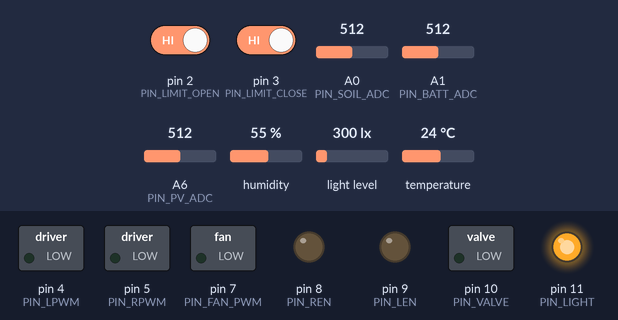
Bench run of a sketch on a simulated Arduino Nano, built with avr-gcc and run on an emulated ATmega328P. On the bench: switched loads named in the sketch (green lamp = pin HIGH), output pins drawn as LEDs (lit = HIGH). The inputs (shaded band) are chosen by the test bench; at power-on: humidity 55 %, pin 2 (PIN_LIMIT_OPEN) HIGH, temperature 24 °C, light level 300 lx, pin 3 (PIN_LIMIT_CLOSE) HIGH, A0 (PIN_SOIL_ADC) = 512, A1 (PIN_BATT_ADC) = 512, A6 (PIN_PV_ADC) = 512. What the sketch prints to the serial monitor is not drawn.

Above: at 1.2 s.
1.3 s: humidity set to 84 %
5.5 s: humidity set to 87 %
At 7.5 s:
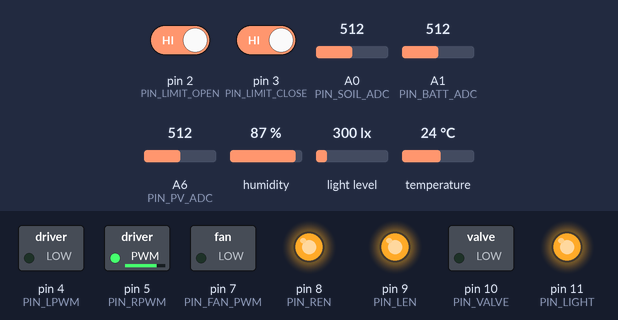
8.1 s: pin 2 (PIN_LIMIT_OPEN) driven LOW
At 9.5 s:
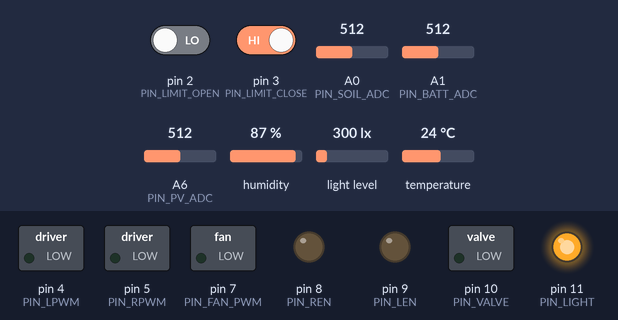
11.5 s: temperature set to 25 °C
At 14.3 s:
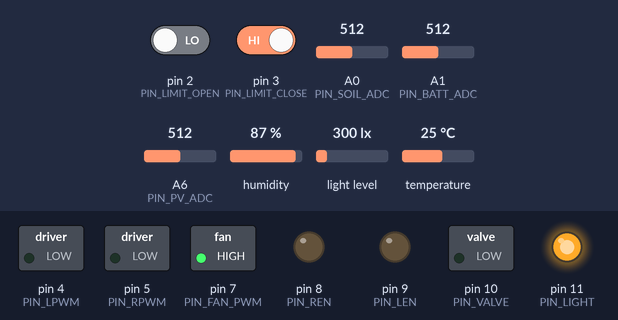
14.8 s: light level set to 983 lx
16.3 s: light level set to 1024 lx
Timing chart, 0 to 19.3 s (numbered marks = the images above; inputs shaded):
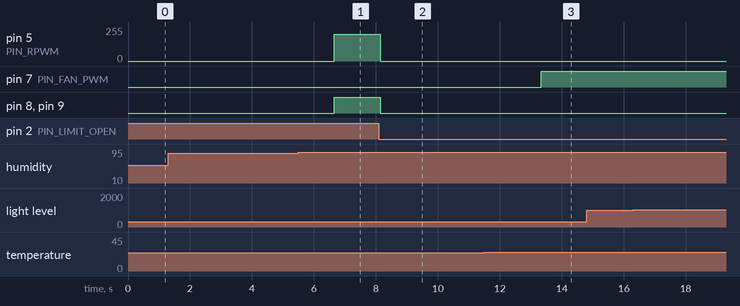

The sketch:

Smart_Greenhouse_Sketch_Updated.ino
```cpp
/*
  Smart Greenhouse for ATmega32A

  CONFIGURED FOR: 1x DHT22 (we can scale later)
  - Add command set and original telemetry fields for Node-RED compatibility
  - Adds PV panel/controller PV input voltage measurement on A6: pv_v, pv_present
  - Adds ECO mode after 30s sustained LOW_BATT && pv_present=0: eco_mode + PV_MISSING fault bit
  - Adds time-based louvre position estimate 0–100%: louvre_pos_pct (calibrate FULL_TRAVEL_MS)

  AUTO Logic (PDR guide):
    - Open louvre if Temp > 85°F OR RH > 85%
    - Close louvre if Temp < (65°F - hyst) AND RH < (85% - hyst)

  IMPORTANT:
    - ATmega32A Arduino pin mapping assumed:
      D0..D7=PD0..PD7, D8..D15=PB0..PB7, D16..D23=PC0..PC7, A0..A7=PA0..PA7.
    - DHT22 minimum interval is 2 seconds.
*/

#include <Wire.h>
#include <BH1750.h>
#include <DHT.h>
#include <math.h>

// --------------------------- Pin Map (ATmega32A) ---------------------------
// UART: Serial uses D0/D1 automatically (PD0/PD1)

#define PIN_DHT         12      // PB4 (original)
#define PIN_SOIL_ADC    A0      // PA0/ADC0 (original)
#define PIN_BATT_ADC    A1      // PA1/ADC1 (original)
#define PIN_PV_ADC      A6      // PA6/ADC6 (new PV sense)

// I2C pins are core-defined; typical ATmega32 cores:
// SCL = PC0 (D16), SDA = PC1 (D17)

// BTS7960 (original)
#define PIN_RPWM        5       // PD5 PWM (OC1A)
#define PIN_LPWM        4       // PD4 PWM (may be OC1B in some cores; verify PWM support)
#define PIN_REN         8       // PB0
#define PIN_LEN         9       // PB1

// Limit switches (active LOW w/ pullups) (original)
#define PIN_LIMIT_OPEN  2       // PD2 / INT0
#define PIN_LIMIT_CLOSE 3       // PD3 / INT1

// Outputs (original)
#define PIN_VALVE       10      // PB2
#define PIN_LIGHT       11      // PB3 (used as on/off here)
#define PIN_FAN_PWM     7       // PD7 (PWM only if your core supports; else will behave as on/off)

// --------------------------- Control thresholds (PDR) ---------------------------
float TEMP_OPEN_F  = 85.0;
float TEMP_CLOSE_F = 65.0;
float RH_OPEN_PCT  = 85.0;

// Hysteresis
float TEMP_HYST_F = 2.0;
float RH_HYST_PCT = 3.0;

// Timing
const uint32_t TELEMETRY_MS      = 1000;     // 1 Hz
const uint32_t DHT_MIN_MS        = 2200;     // >=2s
const uint32_t FROZEN_WINDOW_MS  = 60000;    // 60s
const uint32_t LOUVRE_TIMEOUT_MS = 20000;    // 20s
const uint32_t UI_HEARTBEAT_MS   = 15000;    // 15s

// ECO / PV fault timing (requested 30s)
const uint32_t ECO_DELAY_MS      = 30000;    // 30s sustained low batt + no PV

// Actuator PWM
const uint8_t LOUVRE_PWM = 200;  // 0..255

// Louvre position estimate (time-based) — calibrate!
uint32_t FULL_TRAVEL_MS = 12000; // ms close->open

// Soil calibration (tune later)
int SOIL_DRY_RAW = 780;
int SOIL_WET_RAW = 380;

// ADC reference
float ADC_VREF = 5.0;

// Battery divider calibration (tune later)
float BATT_DIVIDER_RATIO = 4.0;
float LOW_BATT_V = 11.2;

// PV divider calibration (R1=150k, R2=22k => ~7.82)
float PV_DIVIDER_RATIO = 7.82;
float PV_PRESENT_V = 10.0;

// --------------------------- Devices ---------------------------
#define DHTTYPE DHT22
DHT dht(PIN_DHT, DHTTYPE);
BH1750 luxSensor;

// --------------------------- States ---------------------------
enum Mode : uint8_t { MODE_AUTO=0, MODE_MANUAL=1 };
Mode mode = MODE_AUTO;

enum LouvreState : uint8_t {
  L_UNKNOWN=0, L_OPEN=1, L_CLOSED=2, L_OPENING=3, L_CLOSING=4, L_FAULT=5
};
LouvreState louvreState = L_UNKNOWN;

enum FaultBits {
  F_SENSOR_FAIL    = 1 << 0,
  F_SOIL_OOR       = 1 << 1,
  F_LOUVRE_TIMEOUT = 1 << 2,
  F_LIMIT_CONFLICT = 1 << 3,
  F_LOW_BATT       = 1 << 4,
  F_FROZEN_SENSOR  = 1 << 5,
  F_COMM_LOSS      = 1 << 6,
  F_PV_MISSING     = 1 << 7   // NEW: eco condition persisted >=30s
};
uint16_t faultBits = 0;

// Measurements
float tempF = NAN, rhPct = NAN;
uint16_t lux = 0;
int soilRaw = 0, soilPct = 0;
float battV = 0.0;

// PV
float pvV = 0.0;
bool  pvPresent = false;

// Outputs
bool valveOn = false;
bool lightOn = true;     // placeholder policy; we can be scheduled later
uint8_t fanPwm = 0;

// Timers
uint32_t lastTeleMs = 0;
uint32_t lastDhtMs  = 0;
uint32_t louvreMoveStartMs = 0;
uint32_t lastUiHeartbeatMs = 0;

// Frozen detection
float lastTempF = NAN, lastRhPct = NAN;
uint32_t lastChangeMs = 0;

// Louvre position estimate tracking
float louvrePosPct = 0.0f;
int8_t louvreDir = 0;          // +1 opening, -1 closing, 0 stopped
uint32_t lastPosUpdateMs = 0;

// ECO timer
uint32_t ecoStartMs = 0;

// --------------------------- Helpers ---------------------------
static bool limitOpenActive()  { return digitalRead(PIN_LIMIT_OPEN)  == LOW; }
static bool limitCloseActive() { return digitalRead(PIN_LIMIT_CLOSE) == LOW; }

static int clampInt(int v, int lo, int hi) { return (v<lo)?lo : (v>hi)?hi : v; }
static float clampFloat(float v, float lo, float hi) { return (v<lo)?lo : (v>hi)?hi : v; }

static int mapSoilRawToPct(int raw) {
  if (SOIL_DRY_RAW == SOIL_WET_RAW) return 0;
  long pct;
  if (SOIL_DRY_RAW > SOIL_WET_RAW) {
    pct = (long)(SOIL_DRY_RAW - raw) * 100L / (long)(SOIL_DRY_RAW - SOIL_WET_RAW);
  } else {
    pct = (long)(raw - SOIL_DRY_RAW) * 100L / (long)(SOIL_WET_RAW - SOIL_DRY_RAW);
  }
  return clampInt((int)pct, 0, 100);
}

static int readAnalogAvg(uint8_t pin, uint8_t n=8) {
  long s=0;
  for (uint8_t i=0;i<n;i++) { s += analogRead(pin); delay(2); }
  return (int)(s/n);
}

static void btsStop() {
  analogWrite(PIN_RPWM, 0);
  analogWrite(PIN_LPWM, 0);
  digitalWrite(PIN_REN, LOW);
  digitalWrite(PIN_LEN, LOW);
  louvreDir = 0;
}

static void btsOpen(uint8_t pwm) {
  digitalWrite(PIN_REN, HIGH);
  digitalWrite(PIN_LEN, HIGH);
  analogWrite(PIN_LPWM, 0);
  analogWrite(PIN_RPWM, pwm);
  louvreDir = +1;
}

static void btsClose(uint8_t pwm) {
  digitalWrite(PIN_REN, HIGH);
  digitalWrite(PIN_LEN, HIGH);
  analogWrite(PIN_RPWM, 0);
  analogWrite(PIN_LPWM, pwm);
  louvreDir = -1;
}

static void updateCommsLoss() {
  uint32_t now = millis();
  if (now - lastUiHeartbeatMs > UI_HEARTBEAT_MS) faultBits |= F_COMM_LOSS;
  else faultBits &= ~F_COMM_LOSS;
}

// --------------------------- PV + ECO ---------------------------
static void updateSolarPanel() {
  int pvRaw = readAnalogAvg(PIN_PV_ADC, 8);
  pvV = (float)pvRaw * (ADC_VREF / 1023.0f) * PV_DIVIDER_RATIO;
  pvPresent = (pvV > PV_PRESENT_V);
}

static bool ecoConditionRaw() {
  return ((faultBits & F_LOW_BATT) && !pvPresent);
}

static bool ecoModeActive() {
  return (ecoStartMs != 0 && (millis() - ecoStartMs) >= ECO_DELAY_MS);
}

static void updateEcoTimersAndFault() {
  uint32_t now = millis();
  if (ecoConditionRaw()) {
    if (ecoStartMs == 0) ecoStartMs = now;
  } else {
    ecoStartMs = 0;
    faultBits &= ~F_PV_MISSING;
    return;
  }
  if (ecoModeActive()) faultBits |= F_PV_MISSING;
}

// --------------------------- Louvre position estimate ---------------------------
static void updateLouvrePositionEstimate() {
  uint32_t now = millis();
  if (lastPosUpdateMs == 0) lastPosUpdateMs = now;

  // Hard truth from limit switches
  if (limitCloseActive() && !limitOpenActive()) { louvrePosPct = 0.0f; return; }
  if (limitOpenActive() && !limitCloseActive()) { louvrePosPct = 100.0f; return; }

  if (louvreDir == 0) { lastPosUpdateMs = now; return; }

  uint32_t dt = now - lastPosUpdateMs;
  lastPosUpdateMs = now;

  if (FULL_TRAVEL_MS < 1000) FULL_TRAVEL_MS = 1000;

  float deltaPct = (100.0f * (float)dt) / (float)FULL_TRAVEL_MS;
  if (louvreDir > 0) louvrePosPct += deltaPct;
  else               louvrePosPct -= deltaPct;

  louvrePosPct = clampFloat(louvrePosPct, 0.0f, 100.0f);
}

// --------------------------- Measurements ---------------------------
static void updateLux() {
  lux = (uint16_t)luxSensor.readLightLevel();
}

static void updateSoilAndBattery() {
  soilRaw = readAnalogAvg(PIN_SOIL_ADC, 8);
  if (soilRaw < 0 || soilRaw > 1023) faultBits |= F_SOIL_OOR;
  soilPct = mapSoilRawToPct(soilRaw);

  int battRaw = readAnalogAvg(PIN_BATT_ADC, 8);
  battV = (float)battRaw * (ADC_VREF / 1023.0f) * BATT_DIVIDER_RATIO;
  if (battV > 0.5f && battV < LOW_BATT_V) faultBits |= F_LOW_BATT;
  else faultBits &= ~F_LOW_BATT;
}

static void updateDht() {
  uint32_t now = millis();
  if (now - lastDhtMs < DHT_MIN_MS) return;
  lastDhtMs = now;

  float h = dht.readHumidity();
  float tC = dht.readTemperature();
  if (isnan(h) || isnan(tC)) {
    faultBits |= F_SENSOR_FAIL;
    return;
  }
  faultBits &= ~F_SENSOR_FAIL;
  rhPct = h;
  tempF = tC * 9.0f/5.0f + 32.0f;
}

static void updateFrozenFault() {
  uint32_t now = millis();
  if (isnan(tempF) || isnan(rhPct)) return;

  if (isnan(lastTempF) || isnan(lastRhPct)) {
    lastTempF = tempF; lastRhPct = rhPct;
    lastChangeMs = now;
    return;
  }

  const float EPS_T = 0.05f;
  const float EPS_H = 0.05f;

  if (fabs(tempF - lastTempF) > EPS_T || fabs(rhPct - lastRhPct) > EPS_H) {
    lastTempF = tempF; lastRhPct = rhPct;
    lastChangeMs = now;
    faultBits &= ~F_FROZEN_SENSOR;
  } else if (now - lastChangeMs >= FROZEN_WINDOW_MS) {
    faultBits |= F_FROZEN_SENSOR;
  }
}

// --------------------------- Control ---------------------------
static void updateLouvreStateFromLimits() {
  if (limitOpenActive() && !limitCloseActive()) louvreState = L_OPEN;
  else if (limitCloseActive() && !limitOpenActive()) louvreState = L_CLOSED;
}

static void autoControlStep() {
  // Hard fault: limit conflict
  if (limitOpenActive() && limitCloseActive()) {
    faultBits |= F_LIMIT_CONFLICT;
    btsStop();
    louvreState = L_FAULT;
    return;
  } else {
    faultBits &= ~F_LIMIT_CONFLICT;
  }

  // Comms loss: hold position (stop motor)
  if (faultBits & F_COMM_LOSS) {
    btsStop();
    return;
  }

  // ECO mode: shed loads and block louvre unless emergency ventilation
  if (ecoModeActive()) {
    valveOn = false;
    lightOn = false;
    fanPwm  = 0;

    bool emergency = (!isnan(tempF) && tempF > (TEMP_OPEN_F + 5.0f)) || (!isnan(rhPct) && rhPct > (RH_OPEN_PCT + 5.0f));
    if (!emergency) {
      btsStop();
      return;
    }
    // emergency ventilation: allow OPEN only
    // (fall through to normal open logic, but never close)
  }

  bool wantOpen = false;
  bool wantClose = false;

  if (!isnan(tempF) && tempF > TEMP_OPEN_F) wantOpen = true;
  if (!isnan(rhPct) && rhPct > RH_OPEN_PCT) wantOpen = true;

  if (!ecoModeActive()) {
    if (!isnan(tempF) && !isnan(rhPct)) {
      if (tempF < (TEMP_CLOSE_F - TEMP_HYST_F) && rhPct < (RH_OPEN_PCT - RH_HYST_PCT)) {
        wantClose = true;
      }
    }
  }

  // Update known state if not moving
  if (louvreState != L_OPENING && louvreState != L_CLOSING) {
    updateLouvreStateFromLimits();
  }

  uint32_t now = millis();

  // Moving monitors
  if (louvreState == L_OPENING) {
    if (limitOpenActive()) { btsStop(); louvreState = L_OPEN; louvrePosPct = 100.0f; }
    else if (now - louvreMoveStartMs > LOUVRE_TIMEOUT_MS) {
      btsStop(); faultBits |= F_LOUVRE_TIMEOUT; louvreState = L_FAULT;
    }
    return;
  }

  if (louvreState == L_CLOSING) {
    if (limitCloseActive()) { btsStop(); louvreState = L_CLOSED; louvrePosPct = 0.0f; }
    else if (now - louvreMoveStartMs > LOUVRE_TIMEOUT_MS) {
      btsStop(); faultBits |= F_LOUVRE_TIMEOUT; louvreState = L_FAULT;
    }
    return;
  }

  // Command new motion
  if (wantOpen && louvreState != L_OPEN) {
    if (limitOpenActive()) { louvreState = L_OPEN; btsStop(); louvrePosPct = 100.0f; }
    else { louvreState = L_OPENING; louvreMoveStartMs = now; btsOpen(LOUVRE_PWM); }
  } else if (wantClose && louvreState != L_CLOSED) {
    if (limitCloseActive()) { louvreState = L_CLOSED; btsStop(); louvrePosPct = 0.0f; }
    else { louvreState = L_CLOSING; louvreMoveStartMs = now; btsClose(LOUVRE_PWM); }
  } else {
    btsStop();
  }

  // Optional fan behavior: ramp above close threshold
  if (!isnan(tempF) && tempF > TEMP_CLOSE_F) {
    fanPwm = (uint8_t)clampInt((int)((tempF - TEMP_CLOSE_F) * 12.0f), 0, 255);
  } else {
    fanPwm = 0;
  }
}

// --------------------------- Serial commands ---------------------------
/*
  Commands (newline terminated):
    HEARTBEAT
    MODE AUTO|MANUAL
    LOUVRE OPEN|CLOSE|STOP     (manual only)
    VALVE ON|OFF               (manual only)
    LIGHT ON|OFF               (manual only)
    FAN <0..255>               (manual only)
    SET TEMP_OPEN_F <val>
    SET TEMP_CLOSE_F <val>
    SET RH_OPEN_PCT <val>
    SET FULL_TRAVEL_MS <val>
    SET PV_PRESENT_V <val>
*/
static void processLine(String line) {
  line.trim();
  if (!line.length()) return;

  if (line.equalsIgnoreCase("HEARTBEAT")) { lastUiHeartbeatMs = millis(); return; }

  if (line.startsWith("MODE")) {
    if (line.indexOf("AUTO") > 0) mode = MODE_AUTO;
    if (line.indexOf("MANUAL") > 0) mode = MODE_MANUAL;
    return;
  }

  if (line.startsWith("SET")) {
    int sp1 = line.indexOf(' ');
    int sp2 = line.indexOf(' ', sp1 + 1);
    if (sp1 < 0 || sp2 < 0) return;
    String key = line.substring(sp1 + 1, sp2);
    float val = line.substring(sp2 + 1).toFloat();
    if (key.equalsIgnoreCase("TEMP_OPEN_F"))  TEMP_OPEN_F  = val;
    if (key.equalsIgnoreCase("TEMP_CLOSE_F")) TEMP_CLOSE_F = val;
    if (key.equalsIgnoreCase("RH_OPEN_PCT"))  RH_OPEN_PCT  = val;
    if (key.equalsIgnoreCase("FULL_TRAVEL_MS")) FULL_TRAVEL_MS = (uint32_t)val;
    if (key.equalsIgnoreCase("PV_PRESENT_V")) PV_PRESENT_V = val;
    return;
  }

  if (mode == MODE_MANUAL) {
    if (line.startsWith("LOUVRE")) {
      if (line.indexOf("OPEN") > 0)  { louvreState = L_OPENING; louvreMoveStartMs = millis(); btsOpen(LOUVRE_PWM); }
      if (line.indexOf("CLOSE") > 0) { louvreState = L_CLOSING; louvreMoveStartMs = millis(); btsClose(LOUVRE_PWM); }
      if (line.indexOf("STOP") > 0)  { btsStop(); }
      return;
    }
    if (line.startsWith("VALVE")) {
      if (line.indexOf("ON") > 0)  valveOn = true;
      if (line.indexOf("OFF") > 0) valveOn = false;
      return;
    }
    if (line.startsWith("LIGHT")) {
      if (line.indexOf("ON") > 0)  lightOn = true;
      if (line.indexOf("OFF") > 0) lightOn = false;
      return;
    }
    if (line.startsWith("FAN")) {
      int sp = line.indexOf(' ');
      if (sp > 0) fanPwm = (uint8_t)clampInt(line.substring(sp + 1).toInt(), 0, 255);
      return;
    }
  }
}

static void pollSerial() {
  static String buf;
  while (Serial.available()) {
    char c = (char)Serial.read();
    if (c == '\n') { processLine(buf); buf = ""; }
    else if (c != '\r') buf += c;
  }
}

// --------------------------- Telemetry ---------------------------
static void printTelemetry() {
  uint32_t ts = millis();
  Serial.print("ts="); Serial.print(ts);
  Serial.print(",mode="); Serial.print((mode==MODE_AUTO) ? "AUTO" : "MANUAL");

  Serial.print(",temp_f=");
  if (isnan(tempF)) Serial.print("nan"); else Serial.print(tempF, 1);

  Serial.print(",rh_pct=");
  if (isnan(rhPct)) Serial.print("nan"); else Serial.print(rhPct, 1);

  Serial.print(",lux="); Serial.print(lux);
  Serial.print(",soil_raw="); Serial.print(soilRaw);
  Serial.print(",soil_pct="); Serial.print(soilPct);
  Serial.print(",batt_v="); Serial.print(battV, 2);

  // New solar fields
  Serial.print(",pv_v="); Serial.print(pvV, 2);
  Serial.print(",pv_present="); Serial.print(pvPresent ? 1 : 0);

  // Louvre state + position estimate
  Serial.print(",louvre="); Serial.print((uint8_t)louvreState);
  Serial.print(",louvre_pos_pct="); Serial.print(louvrePosPct, 1);
  Serial.print(",full_travel_ms="); Serial.print(FULL_TRAVEL_MS);

  // Outputs
  Serial.print(",valve="); Serial.print(valveOn ? 1 : 0);
  Serial.print(",light_on="); Serial.print(lightOn ? 1 : 0);
  Serial.print(",fan_pwm="); Serial.print(fanPwm);

  // ECO flag
  Serial.print(",eco_mode="); Serial.print(ecoModeActive() ? 1 : 0);

  // Tunables
  Serial.print(",temp_open_f="); Serial.print(TEMP_OPEN_F, 1);
  Serial.print(",temp_close_f="); Serial.print(TEMP_CLOSE_F, 1);
  Serial.print(",rh_open_pct="); Serial.print(RH_OPEN_PCT, 1);
  Serial.print(",pv_present_v="); Serial.print(PV_PRESENT_V, 1);

  Serial.print(",fault="); Serial.print(faultBits);
  Serial.println();
}

// --------------------------- Setup / Loop ---------------------------
void setup() {
  Serial.begin(115200);

  pinMode(PIN_REN, OUTPUT);
  pinMode(PIN_LEN, OUTPUT);
  pinMode(PIN_RPWM, OUTPUT);
  pinMode(PIN_LPWM, OUTPUT);

  pinMode(PIN_LIMIT_OPEN, INPUT_PULLUP);
  pinMode(PIN_LIMIT_CLOSE, INPUT_PULLUP);

  pinMode(PIN_VALVE, OUTPUT);
  pinMode(PIN_LIGHT, OUTPUT);
  pinMode(PIN_FAN_PWM, OUTPUT);

  btsStop();
  digitalWrite(PIN_VALVE, LOW);
  digitalWrite(PIN_LIGHT, HIGH);
  analogWrite(PIN_FAN_PWM, 0);

  dht.begin();

  Wire.begin(); // uses core-defined TWI pins (PC0/PC1 assumed)
  luxSensor.begin(BH1750::CONTINUOUS_HIGH_RES_MODE);

  lastUiHeartbeatMs = millis();
  lastChangeMs = millis();
  lastPosUpdateMs = millis();

  // Seed louvre position from limits
  if (limitCloseActive() && !limitOpenActive()) louvrePosPct = 0.0f;
  else if (limitOpenActive() && !limitCloseActive()) louvrePosPct = 100.0f;
  else louvrePosPct = 0.0f;
}

void loop() {
  pollSerial();
  updateCommsLoss();

  // Clear soft faults each loop (keep hard faults latched)
  faultBits &= ~(uint16_t)F_SENSOR_FAIL;
  faultBits &= ~(uint16_t)F_SOIL_OOR;

  updateLux();
  updateSoilAndBattery();
  updateSolarPanel();
  updateEcoTimersAndFault();
  updateDht();
  updateFrozenFault();
  updateLouvrePositionEstimate();

  if (mode == MODE_AUTO) {
    autoControlStep();
  } else {
    // Manual mode safety: stop on limit conflict + timeout handling
    uint32_t now = millis();

    if (limitOpenActive() && limitCloseActive()) {
      faultBits |= F_LIMIT_CONFLICT;
      btsStop();
      louvreState = L_FAULT;
    }

    if (louvreState == L_OPENING) {
      if (limitOpenActive()) { btsStop(); louvreState = L_OPEN; louvrePosPct = 100.0f; }
      else if (now - louvreMoveStartMs > LOUVRE_TIMEOUT_MS) { btsStop(); faultBits |= F_LOUVRE_TIMEOUT; louvreState = L_FAULT; }
    } else if (louvreState == L_CLOSING) {
      if (limitCloseActive()) { btsStop(); louvreState = L_CLOSED; louvrePosPct = 0.0f; }
      else if (now - louvreMoveStartMs > LOUVRE_TIMEOUT_MS) { btsStop(); faultBits |= F_LOUVRE_TIMEOUT; louvreState = L_FAULT; }
    }
  }

  // ECO load shedding in BOTH modes (after 30s): force outputs off
  if (ecoModeActive()) {
    valveOn = false;
    lightOn = false;
    fanPwm  = 0;
  }

  // Apply outputs
  digitalWrite(PIN_VALVE, valveOn ? HIGH : LOW);
  digitalWrite(PIN_LIGHT, lightOn ? HIGH : LOW);
  analogWrite(PIN_FAN_PWM, fanPwm);

  // Telemetry
  uint32_t now = millis();
  if (now - lastTeleMs >= TELEMETRY_MS) {
    lastTeleMs = now;
    printTelemetry();
  }
}
```

Measured:
- the behaviour switches between 85 and 86 % on humidity (found by bisection; images 0 and 1)
- the behaviour switches between 24.2 and 24.3 °C on temperature (found by bisection; images 2 and 3)
- after the input at 1.3 s, every drawn part: stays the same
- after the input at 5.5 s, pin 5 (PIN_RPWM): 0/255 → 200/255 after 1.2 s; pin 8 (PIN_REN), pin 9 (PIN_LEN): LOW → HIGH after 1.2 s
- after the input at 8.1 s, pin 5 (PIN_RPWM): 200/255 → 0/255 at once; pin 8 (PIN_REN), pin 9 (PIN_LEN): HIGH → LOW at once
- after the input at 11.5 s, pin 7 (PIN_FAN_PWM): LOW → HIGH after 1.8 s
- after the input at 14.8 s, every drawn part: stays the same
- after the input at 16.3 s, every drawn part: stays the same
